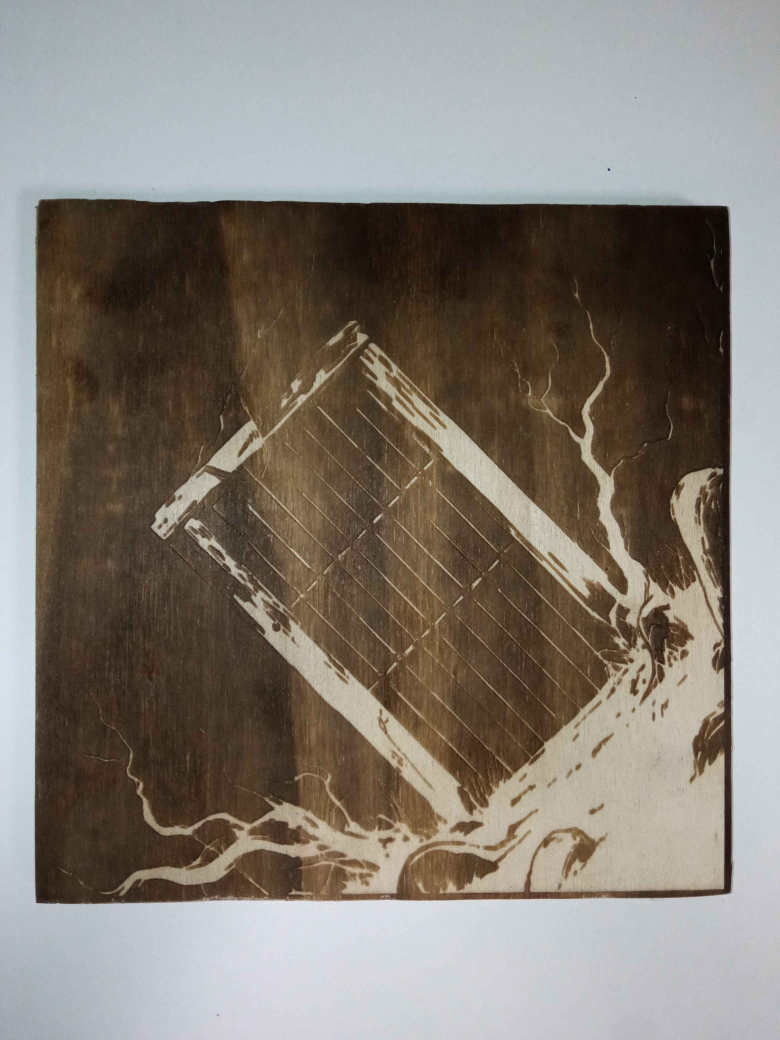
#> input picture PLATEST/plate_bois/IMG_20260423_163546.jpg, 3120 x 4160 px (shown at 1/4 size)
$ python card_test.py --image ../PLATEST/plate_bois/IMG_20260423_163546.jpg
#> lines starting #> are read from the running program, lines starting #| are printed output that depends on the picture
### steamcore/recognition/card_detector.py
"""
steamcore/recognition/card_detector.py
Niveau 2 -- identification precise sur ROI.
Supporte deux backends : ORB (rapide) et SIFT (precis).
Travaille sur la ROI retournee par FastDetector.
"""
from __future__ import annotations
from pathlib import Path
from dataclasses import dataclass
import cv2
import numpy as np


def _find_images(directory: Path) -> list:
    exts = ["*.jpg", "*.jpeg", "*.png", "*.JPG", "*.JPEG", "*.PNG", "*.webp"]
    imgs = []
    for ext in exts:
        imgs.extend(directory.rglob(ext))   # récursif : trouve images/ sous-dossier
    return [p for p in imgs if not p.name.startswith(".")]


@dataclass
class CardRegion:
    warped:      np.ndarray
    corners:     np.ndarray
    match_count: int
    card_id:     str | None = None


class CardDetector:
    """
    backend : "orb"  -> ORB  ~15-25fps sur Pi 5 sur ROI
    backend : "sift" -> SIFT ~10-15fps sur Pi 5 sur ROI
    """
    WARP_SIZE = 400

    def __init__(
        self,
        platest_dir:  str   = "PLATEST",
        backend:      str   = "orb",
        min_matches:  int   = 8,
        min_inliers:  int   = 6,
        ratio_test:   float = 0.75,
    ):
#> called with platest_dir = 'PLATEST', backend = 'orb', min_matches = 8, min_inliers = 6, ratio_test = 0.75
        self.platest_dir = platest_dir
        self.backend     = backend.lower()
        self.min_matches = min_matches
        self.min_inliers = min_inliers
        self.ratio_test  = ratio_test
        self._templates: list = []
        self._build_matcher()
        self._load_templates()

    # [8 lines left out: function load_config, not called in this run]

    def _build_matcher(self):
        if self.backend == "sift":
            self._feat    = cv2.SIFT_create(nfeatures=800)
            self._matcher = cv2.BFMatcher(cv2.NORM_L2)
        else:
            self._feat    = cv2.ORB_create(nfeatures=600)
            self._matcher = cv2.BFMatcher(cv2.NORM_HAMMING)

    # ── public ───────────────────────────────────────────────────────────────

    def detect(self, roi: np.ndarray) -> CardRegion | None:
        gray = self._to_gray(roi)
        kps_f, desc_f = self._feat.detectAndCompute(gray, None)
        if desc_f is None or len(kps_f) < self.min_matches:
            return None
        best = None
        for tmpl in self._templates:
            region = self._match(tmpl, kps_f, desc_f, roi)
            if region is None:
                continue
            if best is None or region.match_count > best.match_count:
                best = region
        return best

    def reload(self):
        self._templates.clear()
        self._load_templates()

    @property
    def card_ids(self) -> list:
        return [t.card_id for t in self._templates]

    # ── private ──────────────────────────────────────────────────────────────

    def _load_templates(self):
        p = Path(self.platest_dir)
        if not p.exists():
            print("[detector] PLATEST introuvable : " + str(p))
            return
        for subdir in sorted(p.iterdir()):
            if not subdir.is_dir():
                continue
            imgs = _find_images(subdir)
            if not imgs:
                continue
            tmpl = _Template(subdir.name, imgs, self._feat)
            if tmpl.descs:
                self._templates.append(tmpl)
                print("[detector] loaded " + subdir.name +
                      " (" + str(len(tmpl.descs)) + " imgs)")
        print("[detector] " + str(len(self._templates)) +
              " templates charges (backend=" + self.backend + ")")

    def _match(self, tmpl, kps_f, desc_f, roi):
        best_inliers = 0
        best_H       = None
        best_sz      = None
        for (kps_t, desc_t, th, tw) in tmpl.descs:
            pairs = self._matcher.knnMatch(desc_t, desc_f, k=2)
            good  = []
            for pair in pairs:
                if len(pair) == 2:
                    m, n = pair
                    if m.distance < self.ratio_test * n.distance:
                        good.append(m)
            if len(good) < self.min_matches:
                continue
            pts_t = np.float32([kps_t[m.queryIdx].pt for m in good])
            pts_f = np.float32([kps_f[m.trainIdx].pt for m in good])
            H, mask = cv2.findHomography(pts_t, pts_f, cv2.RANSAC, 5.0)
            if H is None:
                continue
            inliers = int(mask.sum())
            if inliers >= self.min_inliers and inliers > best_inliers:
                best_inliers = inliers
                best_H       = H
                best_sz      = (tw, th)
        if best_H is None:
            return None
        w, h = best_sz
        c_t  = np.float32([[0,0],[w,0],[w,h],[0,h]]).reshape(-1,1,2)
        c_f  = cv2.perspectiveTransform(c_t, best_H).reshape(-1,2)
        if not _valid_quad(c_f, roi.shape):
            return None
        M = cv2.getPerspectiveTransform(
            c_f.astype(np.float32),
            np.float32([[0,0],[self.WARP_SIZE-1,0],
                        [self.WARP_SIZE-1,self.WARP_SIZE-1],[0,self.WARP_SIZE-1]])
        )
        warped = cv2.warpPerspective(roi, M, (self.WARP_SIZE, self.WARP_SIZE))
        return CardRegion(warped=warped, corners=c_f,
                          match_count=best_inliers, card_id=tmpl.card_id)

    @staticmethod
    def _to_gray(frame: np.ndarray) -> np.ndarray:
        return frame if len(frame.shape) == 2                else cv2.cvtColor(frame, cv2.COLOR_BGR2GRAY)


def _valid_quad(corners: np.ndarray, shape) -> bool:
    h, w = shape[:2]
    for x, y in corners:
        if x < 0 or y < 0 or x > w or y > h:
            return False
    return cv2.contourArea(corners.astype(np.float32)) > 500


class _Template:
    def __init__(self, card_id: str, paths, feat):
#> called with card_id = 'plate_bois'
        self.card_id = card_id
        self.descs: list = []
        for p in paths:
            img = cv2.imread(str(p))
#> img is the input picture: shape (4160, 3120, 3); mean B, G, R 116.6, 125.2, 132.4
            if img is None:
                continue
            gray = cv2.cvtColor(img, cv2.COLOR_BGR2GRAY)
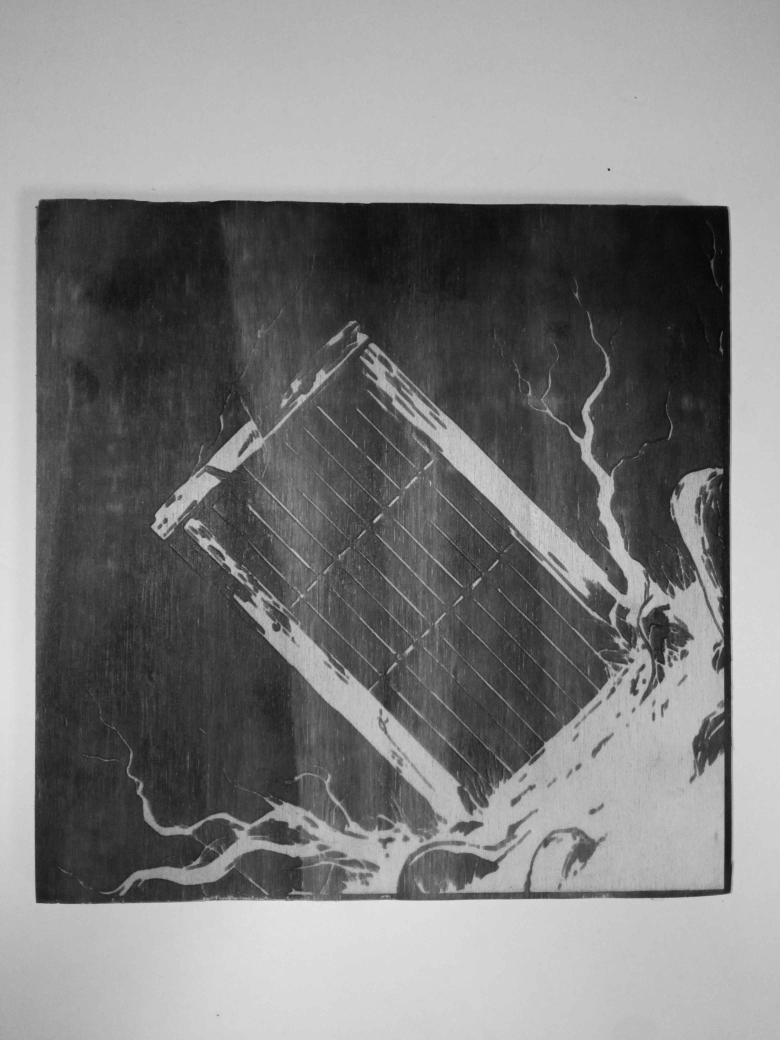
#> gray: shape (4160, 3120) (shown at 1/4 size); min 1, max 237, mean 126.4
            kps, desc = feat.detectAndCompute(gray, None)
#> kps = 600 keypoints; strongest (x, y, size): (2436, 680, 64.3), (2436, 679, 77.1), (2433, 676, 53.6), (2434, 675, 44.6)
#| [detector] 1 templates charges (backend=orb)
            if desc is not None and len(kps) >= 6:
                self.descs.append((kps, desc, img.shape[0], img.shape[1]))

### steamcore/recognition/card_recognizer.py
"""
steamcore/recognition/card_recognizer.py

Logique de reconnaissance :
  - Chaque plaque peut avoir N images dans son dossier PLATEST (ex: bougie.jpg,
    bougie_top.jpg, bougie_bottom.jpg, bougie_left.jpg, bougie_right.jpg).
  - Pour chaque image template, on tente un match ORB global.
  - Si AU MOINS UNE image template matche (score >= threshold ET matches >= min_matches)
    → la plaque est validée.
  - Le score final retourné est le meilleur score parmi toutes les images.
"""
from __future__ import annotations
from pathlib import Path
from dataclasses import dataclass
import cv2
import numpy as np


def _find_images(directory: Path) -> list:
    exts = ["*.jpg", "*.jpeg", "*.png", "*.JPG", "*.JPEG", "*.PNG", "*.webp"]
    imgs = []
    for ext in exts:
        imgs.extend(directory.rglob(ext))
    return sorted(p for p in imgs if not p.name.startswith("."))


@dataclass
class RecognitionResult:
    card_id:      str
    label:        str
    score:        float
    matches:      int
    matched_img:  str = ""   # nom de l'image qui a matché


class CardRecognizer:
    WARP_SIZE  = 400
    RATIO_TEST = 0.75

    def __init__(
        self,
        platest_dir:  str   = "PLATEST",
        min_matches:  int   = 6,
        threshold:    float = 0.03,
    ):
#> called with platest_dir = 'PLATEST', min_matches = 6, threshold = 0.03
        self.platest_dir = platest_dir
        self.min_matches = min_matches
        self.threshold   = threshold
        self._orb     = cv2.ORB_create(nfeatures=800)
        self._matcher = cv2.BFMatcher(cv2.NORM_HAMMING)
        self._templates: list = []
        self._load()

    # [47 lines left out: functions load_config, recognize, not called in this run]

    def reload(self):
        self._templates.clear()
        self._load()

    @property
    def card_ids(self) -> list:
        return [t.card_id for t in self._templates]

    def _load(self):
        p = Path(self.platest_dir)
        if not p.exists():
            print("[recognizer] PLATEST introuvable : " + str(p))
            return
        for subdir in sorted(p.iterdir()):
            if not subdir.is_dir():
                continue
            imgs = _find_images(subdir)
            if not imgs:
                continue
            tmpl = _OrbTemplate(subdir.name, imgs, self._orb)
            if tmpl.images:
                self._templates.append(tmpl)
                print(f"[recognizer] {subdir.name} ({len(tmpl.images)} imgs)")
        print(f"[recognizer] {len(self._templates)} cartes chargees")

    # [4 lines left out: function _to_gray, not called in this run]


class _OrbTemplate:
    """Charge toutes les images d'une plaque et stocke leurs descripteurs ORB."""
    def __init__(self, card_id: str, paths, orb):
#> called with card_id = 'plate_bois'
        self.card_id = card_id
        self.images: list = []   # [(nom_fichier, kps, desc), ...]
        S = CardRecognizer.WARP_SIZE
        for p in paths:
            img = cv2.imread(str(p))
            if img is None:
                continue
            gray = cv2.cvtColor(img, cv2.COLOR_BGR2GRAY)
            gray = cv2.resize(gray, (S, S))
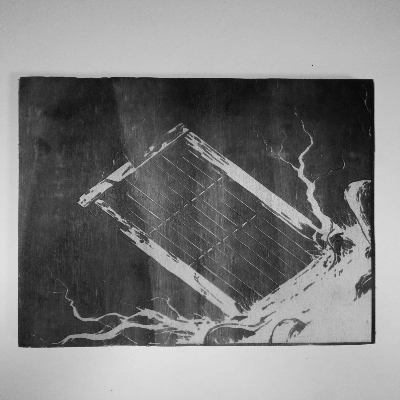
#> gray: shape (400, 400); min 6, max 232, mean 126.4
            kps, desc = orb.detectAndCompute(gray, None)
#> kps = 766 keypoints; strongest (x, y, size): (341, 236, 31), (82, 202, 31), (314, 230, 31), (342, 233, 31)
            if desc is not None and len(kps) >= 4:
                self.images.append((p.name, kps, desc))

### tools/card_test.py
"""
tools/card_test.py
Test interactif de la pipeline détection+reconnaissance.

Usage :
  python tools/card_test.py                   # webcam
  python tools/card_test.py --image photo.jpg # image statique
  python tools/card_test.py --platest PLATEST # dossier custom
  python tools/card_test.py --save-crops      # sauvegarde les warps pour debug

Commandes :
  Q / ESC  → quitter
  S        → sauvegarder le warp courant dans PLATEST/<id>/images/
  R        → recharger les templates PLATEST
"""
from __future__ import annotations
import argparse
import sys
import os
import time
from pathlib import Path

sys.path.insert(0, str(Path(__file__).parent.parent))

import cv2

from steamcore.recognition.card_detector  import CardDetector
from steamcore.recognition.card_recognizer import CardRecognizer


def parse_args():
    p = argparse.ArgumentParser()
    p.add_argument("--image",      default=None)
    p.add_argument("--camera",     default=0, type=int)
    p.add_argument("--platest",    default="PLATEST")
    p.add_argument("--save-crops", action="store_true")
    return p.parse_args()


def draw_overlay(frame, region, result, fps):
    out = CardDetector.draw_debug(frame, region)
    y   = 30

    # FPS
    cv2.putText(out, f"FPS: {fps:.1f}", (10, y),
                cv2.FONT_HERSHEY_SIMPLEX, 0.6, (180, 180, 180), 1)
    y += 28

    if result:
        color = (80, 220, 80)
        cv2.putText(out, f"CARTE: {result.label}", (10, y),
                    cv2.FONT_HERSHEY_SIMPLEX, 0.8, color, 2)
        y += 28
        cv2.putText(out, f"score={result.score:.3f}  matches={result.match_count}", (10, y),
                    cv2.FONT_HERSHEY_SIMPLEX, 0.55, color, 1)
        y += 24
        cv2.putText(out, f"action: {result.trigger_action}", (10, y),
                    cv2.FONT_HERSHEY_SIMPLEX, 0.5, (100, 200, 255), 1)
    else:
        cv2.putText(out, "Carte non reconnue", (10, y),
                    cv2.FONT_HERSHEY_SIMPLEX, 0.7, (80, 80, 220), 1)
    return out


def main():
    args       = parse_args()
    detector   = CardDetector()
    recognizer = CardRecognizer(args.platest)
#| [recognizer] 1 cartes chargees

    if args.image:
        frame = cv2.imread(args.image)
        if frame is None:
            print(f"Impossible de lire : {args.image}")
            return
        region = detector.detect(frame)
#> in detect, `kps_f, desc_f = self._feat.detectAndCompute(gray, None)`: kps_f = 600 keypoints; strongest (x, y, size): (2436, 680, 64.3), (2436, 679, 77.1), (2433, 676, 53.6), (2434, 675, 44.6)
#> the loop in detect, `for tmpl in self._templates:` made 1 pass
#> c_t in _match on pass 1: [[0, 0], [3120, 0], [3120, 4160], [0, 4160]]
#> region = None
        if region:
            result = recognizer.recognize(region.warped)
            out    = draw_overlay(frame, region, result, 0)
            cv2.imshow("S.T.E.A.M — Card Test", out)
            cv2.imshow("Warp 400x400", region.warped)
            cv2.waitKey(0)
        else:
            print("Aucun losange détecté dans l'image")
            cv2.imshow("Input", frame)
            cv2.waitKey(0)
        cv2.destroyAllWindows()
        return

    # Mode webcam
    cap = cv2.VideoCapture(args.camera)
    cap.set(cv2.CAP_PROP_FRAME_WIDTH,  1280)
    cap.set(cv2.CAP_PROP_FRAME_HEIGHT, 720)

    print("\n[card_test] Démarré — commandes : S=sauvegarder warp | R=recharger | Q=quitter\n")

    prev_time  = time.time()
    last_warp  = None
    save_count = 0

    while True:
        ret, frame = cap.read()
        if not ret:
            break

        now = time.time()
        fps = 1.0 / max(now - prev_time, 0.001)
        prev_time = now

        region = detector.detect(frame)
        result = None

        if region is not None:
            result   = recognizer.recognize(region.warped)
            last_warp = region.warped
            out      = draw_overlay(frame, region, result, fps)
            cv2.imshow("Warp 400x400", region.warped)
        else:
            out = frame.copy()
            cv2.putText(out, "Aucun losange", (10, 30),
                        cv2.FONT_HERSHEY_SIMPLEX, 0.8, (80, 80, 220), 2)
            cv2.putText(out, f"FPS: {fps:.1f}", (10, 60),
                        cv2.FONT_HERSHEY_SIMPLEX, 0.6, (180, 180, 180), 1)

        cv2.imshow("S.T.E.A.M — Card Test", out)

        key = cv2.waitKey(1) & 0xFF
        if key in (ord('q'), 27):
            break
        elif key == ord('s') and last_warp is not None:
            # Sauvegarder le warp comme nouvelle image de référence
            card_id = input("ID de la carte à sauvegarder (ex: plate01) : ").strip()
            if card_id:
                dst = Path(args.platest) / card_id / "images"
                dst.mkdir(parents=True, exist_ok=True)
                save_count += 1
                fname = dst / f"ref_{save_count:03d}.jpg"
                cv2.imwrite(str(fname), last_warp)
                print(f"[saved] {fname}")
        elif key == ord('r'):
            recognizer.reload()
            print("[reload] Templates rechargés")

    cap.release()
    cv2.destroyAllWindows()


if __name__ == "__main__":
    main()
